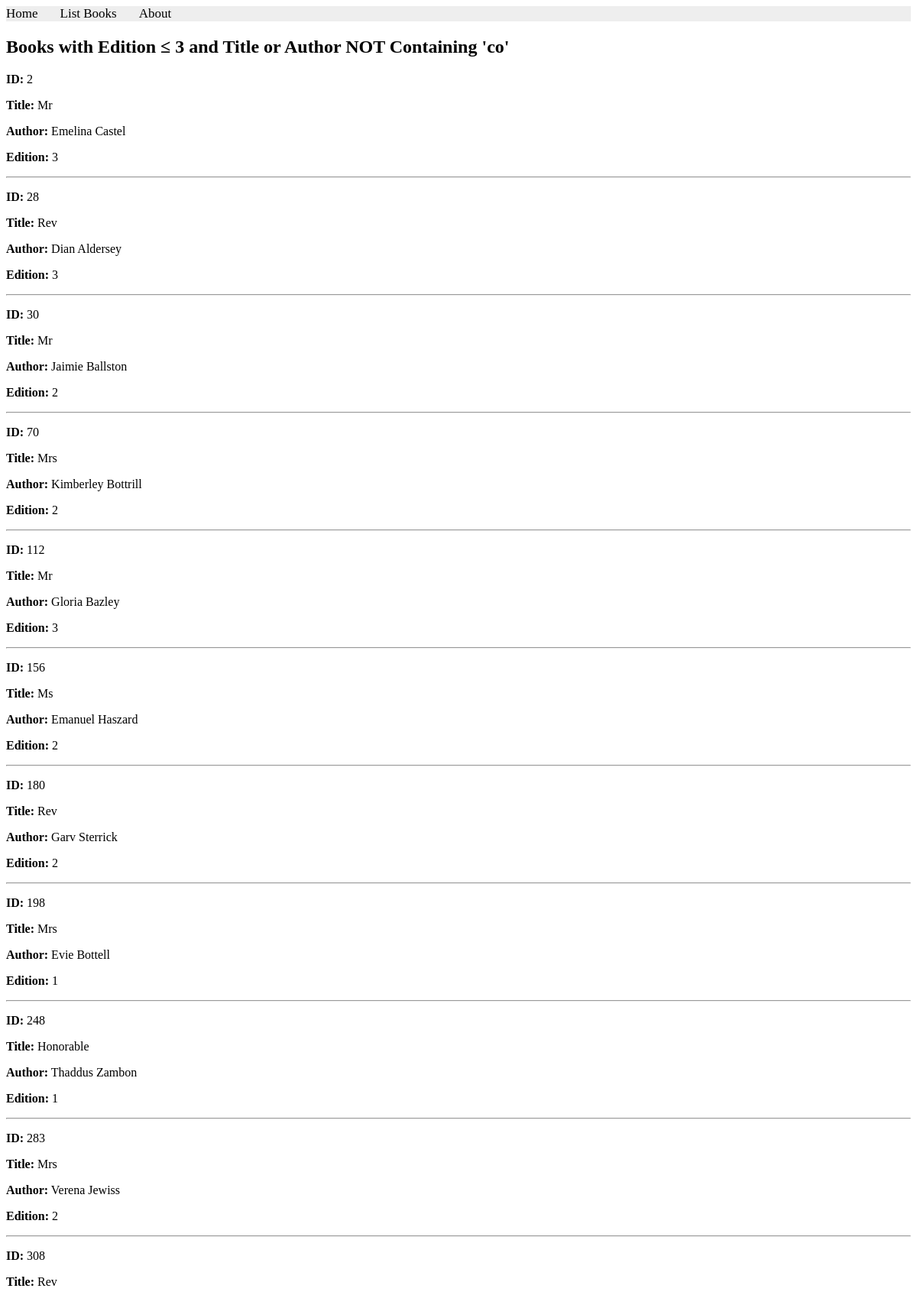
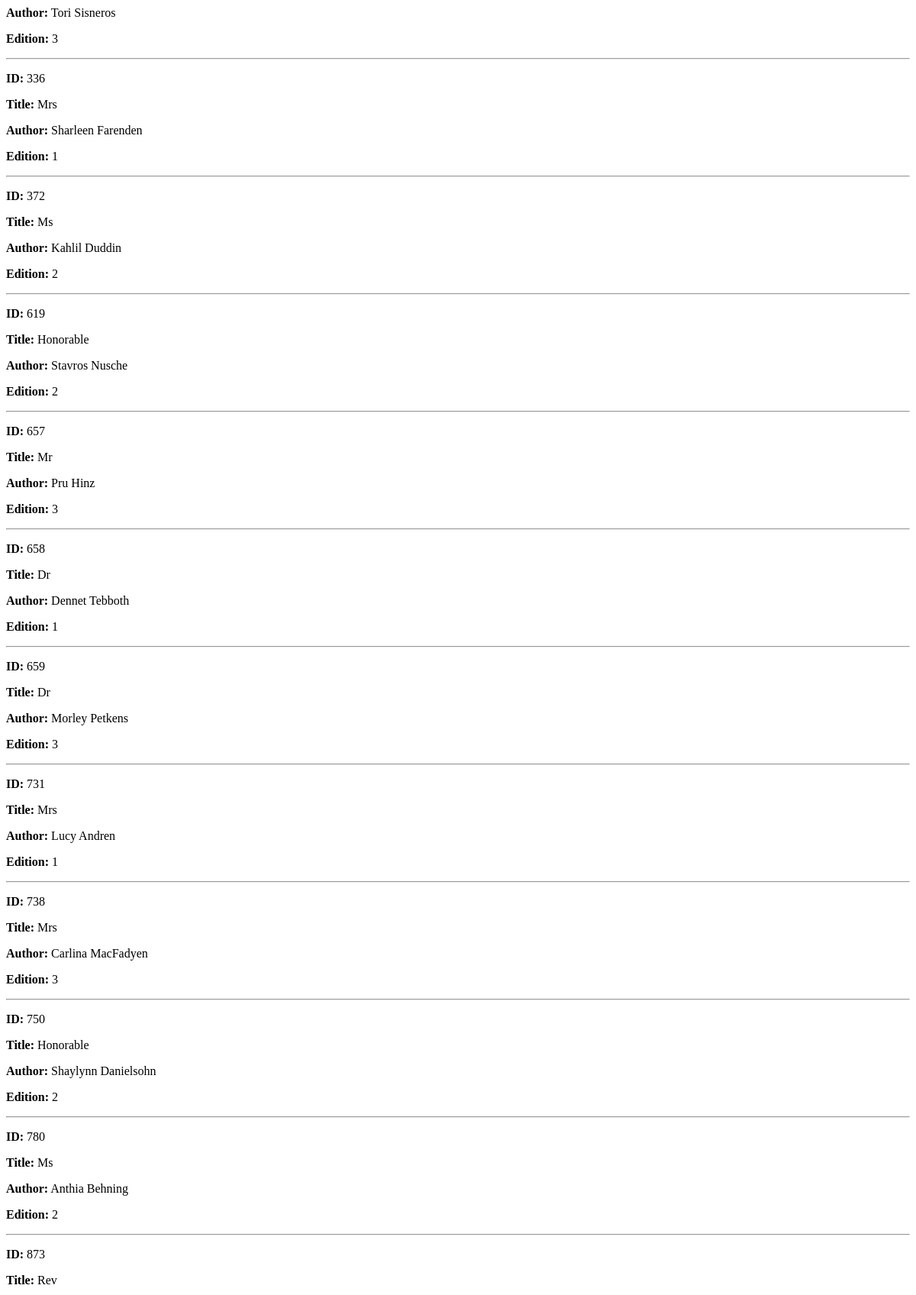
The app's page /books/lab8/task3 (upper part) with its own data (2 pictures, top to bottom).
### apps/bookmodule/models.py (models this page shows, shortened)
class Book(models.Model):
    title = models.CharField(max_length=50)
    author = models.CharField(max_length=50)
    price = models.FloatField(default=0.0)
    edition = models.SmallIntegerField(default=1)

### apps/bookmodule/views.py (the view)
# urls.py: path('lab8/task3', views.lab8_task3, name='lab8_task3'),
def lab8_task3(request):
    books = Book.objects.filter(
        Q(edition__lte=3) & ~(
            Q(title__icontains='co') | Q(author__icontains='co')
        )
    )
    return render(request, 'bookmodule/lab8_task3.html', {'books': books})

### apps/templates/bookmodule/lab8_task3.html
{% extends "layouts/base.html" %}
{% block content %}
<h2>Books with Edition ≤ 3 and Title or Author NOT Containing 'co'</h2>
{% for book in books %}
    <p><strong>ID:</strong> {{ book.id }}</p>
    <p><strong>Title:</strong> {{ book.title }}</p>
    <p><strong>Author:</strong> {{ book.author }}</p>
    <p><strong>Edition:</strong> {{ book.edition }}</p>
    <hr>
{% empty %}
    <p>No matching books found.</p>
{% endfor %}
{% endblock %}

### records on screen
Book: id "2", title "Mr", author "Emelina Castel", edition "3"
Book: id "28", title "Rev", author "Dian Aldersey", edition "3"
Book: id "30", title "Mr", author "Jaimie Ballston", edition "2"
Book: id "70", title "Mrs", author "Kimberley Bottrill", edition "2"
Book: id "112", title "Mr", author "Gloria Bazley", edition "3"
Book: id "156", title "Ms", author "Emanuel Haszard", edition "2"
Book: id "180", title "Rev", author "Garv Sterrick", edition "2"
Book: id "198", title "Mrs", author "Evie Bottell", edition "1"
Book: id "248", title "Honorable", author "Thaddus Zambon", edition "1"
Book: id "283", title "Mrs", author "Verena Jewiss", edition "2"
Book: id "308", title "Rev", author "Tori Sisneros", edition "3"
Book: id "336", title "Mrs", author "Sharleen Farenden", edition "1"
Book: id "372", title "Ms", author "Kahlil Duddin", edition "2"
Book: id "619", title "Honorable", author "Stavros Nusche", edition "2"
Book: id "657", title "Mr", author "Pru Hinz", edition "3"
Book: id "658", title "Dr", author "Dennet Tebboth", edition "1"
Book: id "659", title "Dr", author "Morley Petkens", edition "3"
Book: id "731", title "Mrs", author "Lucy Andren", edition "1"
Book: id "738", title "Mrs", author "Carlina MacFadyen", edition "3"
Book: id "750", title "Honorable", author "Shaylynn Danielsohn", edition "2"
Book: id "780", title "Ms", author "Anthia Behning", edition "2"
Book: id "873", title "Rev"
